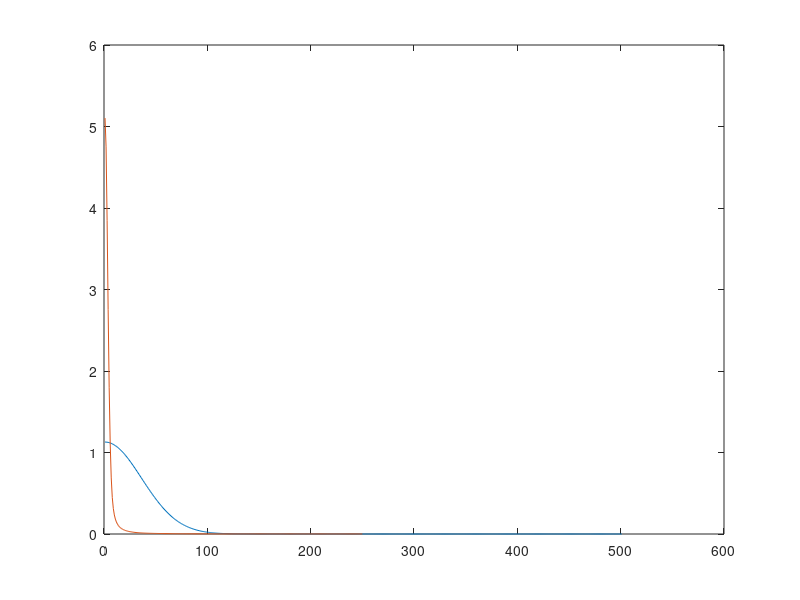

Recreate this plot in MATLAB.
clear all, clc, close all

hbar        =1;
d           =0.5;
m           =1;
p_0         =sqrt(0.1*2*m);
x_0         =0;


Gaussian_Wave_Packet = @(x)1/(pi*d^2)^(1/4)*exp(-(x-x_0).^2/(2*d^2)).*exp(1i*p_0*(x-x_0)/hbar);


x=0:0.01:5;

gauss=Gaussian_Wave_Packet(x);
prob=abs(gauss).^2;
momentum = abs(fft(prob)).^2;
momentum = momentum(1:floor(length(x)/2))*1/length(x);

plot(prob)
hold on
plot(momentum)